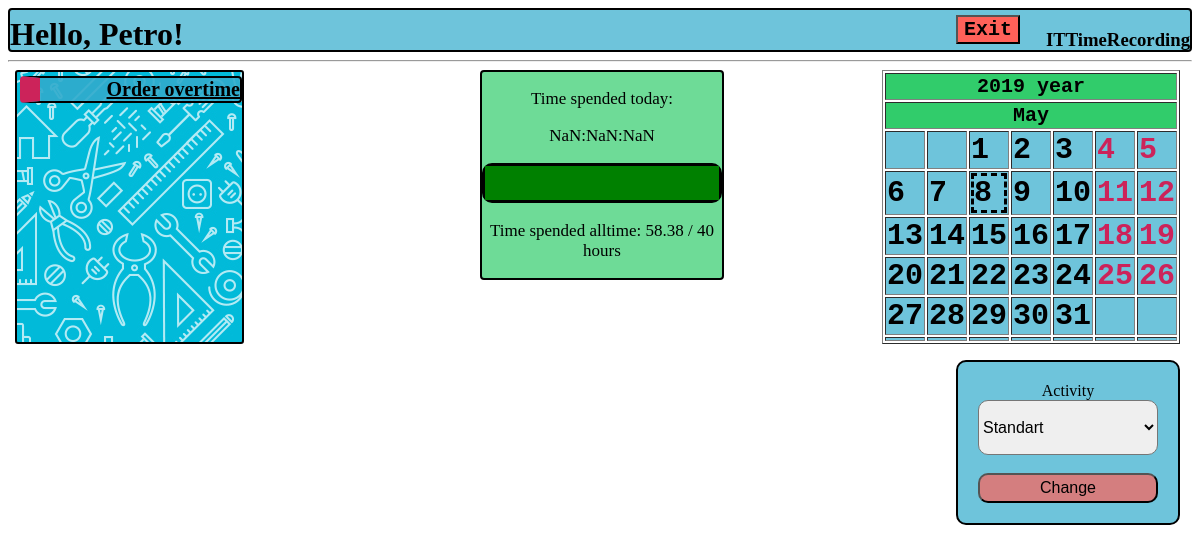
/home/me/ (signed in), run on the app's committed database.
### rec/models.py (models this page shows, shortened)
class User(db.Model):
    __tablename__ = 'USER'
    login = db.Column('LOGIN', db.String(20), primary_key=True)
    password = db.Column('PASSWORD', db.String(20), nullable=False)
    salary = db.Column('SALARY', db.INTEGER)
    worktime = db.Column('WORKTIME', db.INTEGER)
    username = db.Column('USERNAME', db.String(50), nullable=False)
    role = db.Column('ROLE_NAME', db.String(15), nullable=False )

class Workday(db.Model):
    __tablename__='WORKDAY'
    id = db.Column('ID', db.INTEGER, primary_key=True, autoincrement= True)
    time = db.Column('TIME', db.INTEGER)
    date = db.Column('DATE', db.INTEGER)
    activity = db.Column('ACTIVITY_NAME', db.String(15), db.ForeignKey('ACTIVITY.NAME'), nullable=False)
    user = db.Column('USER_LOGIN', db.String(20), db.ForeignKey('USER.LOGIN'), nullable=False)
    ended = db.Column('ENDED', db.INTEGER)

### rec/login/views.py (the view)
@mod.route('/me/')
@requires_login
def home():
    date = datetime.date.today()
    day = Day(date, 1, 1)
    cal = Calendar.get_month(day)
    menu = []
    if g.user.role == 'Developer':
        menu.append(['Order overtime', 'TakeOvertime'])
    if g.user.role == 'Manager':
        menu.append(['Change user activity', 'ChangeUserActivity'])
        menu.append(['Workday managing', 'ManageWorkday'])
        menu.append(['Registration of new worker', 'Register'])
        menu.append(['Delete user', 'Delete'])
    workdays = Workday.query.filter_by(date=date.toordinal())
    workdict = {}
    for workday in workdays:
        workdict[workday.user] = workday
    return render_template("homepage.html",
                           user=g.user,
                           menu=menu,
                           date=date,
                           cal=cal,
                           norms=session['normative'],
                           time=Workday.query.filter_by(id=session["workday_id"]).first().time + session['time'],
                           workdays=workdict)

### rec/login/views.py (called while the page is built)
@mod.before_request
def before_request():
    if 'start' in session:
        session['now'] = time.monotonic()
        session['time'] = session['now'] - session['start']
    g.user = None
    if 'user_login' in session:
        g.user = User.query.get(session['user_login'])

### rec/templates/homepage.html (shortened to what this page needs)
<!DOCTYPE html>
{% extends "base.html" %}
{% block body %}
    <body link="black">
    <div class="hello"><h1>Hello, {{ user.username }}!</h1></div>
    <div class="back"></div>
    <div class="menu">
    <ul>
    {% set role = user.role %}
    {% for item in menu %}
        <li>
            {% set url = role+"."+item[1] %}
            <a href = {{ url_for(url)}}>{{ item[0] }}</a>
        </li>
    {% endfor %}
    </ul>
    </div>
    <div class="progress_bar">
        <p> Time spended today: </p>
        {% set ended = workdays[user.login].ended %}
        <p {% if ended == 0 %}class="timer"{% endif %}>{{ '%02d'|format((time/3600)|int) }}:{{ '%02d'|format((time%3600)/60|int) }}:{{ '%02d'|format((time%60)|int) }} </p>
        <progress max = {{ norms }} value = {{ (user.worktime/3660 + time/3660)|round(2) }}></progress>
        <p> Time spended alltime: {{ (user.worktime/3600)|round(2) + (time/3660)|round(2)}} / {{ norms | round }} hours</p>
    </div>
    {% include "calendar.html" %}
    <div class="activity">
        <form method="post">
            <label for="activity"> Activity </label>
            {% set activity = 'Standart' %}
                {% if user.login in workdays %}
                    {% set activity = workdays[user.login].activity %}
                {% endif %}
                <select name="activity" id="activity">
                    <option value="Standart" {% if activity == 'Standart' %} selected="selected" {% endif %}>Standart</option>
                </select>
            <br>
            <br>
            <input type="submit" name="activity" value="Change" formaction="{{ url_for('rec.activity') }}">
        </form>
    </div>
    <form method="post">
    <input class="exit" type="submit" name="exit" value="Exit" formaction="{{ url_for('rec.exit') }}">
    </form>
</body>
{% endblock %}

### rec/templates/base.html (shortened to what this page needs)
{% block content %}
<link rel="stylesheet" href="/static/css/main.css" />
<div class="header"><h3 align="right">ITTimeRecording</h3></div>
<hr>
{% endblock %}
{% block body %}
{% endblock %}

### rec/templates/calendar.html
<link rel="stylesheet" href="/static/css/main.css" />
<div class = "calendar">
<form method="post">
{% set months_names = {
        1: 'January', 2: 'February', 3: 'March', 4: 'April',
        5: 'May', 6: 'June', 7: 'July', 8: 'August',
        9: 'September', 10: 'October', 11: 'November', 12: 'December'
    } %}
    <table border="1">
        <tr>
            <th colspan="7">{{ date.year }} year</th>
        </tr>
        <tr>
            <th colspan="7">{{ months_names[date.month] }} </th>
        </tr>
        {% for week in cal %}
            <tr>
                {% for day in week %}
                    <td>
                    {% if  day.date == date.day %}
                        <div class="today">
                    {% endif %}
                    {% if day.form == "Vacancy" %}
                        <div class="vacancy">{{ day.date }}</div>
                    {% endif %}
                    {% if day.form == "Work" %}
                        <div>{{ day.date }}</div>
                    {% endif %}
                    {% if  day.date == date.day %}
                        </div>
                    {% endif %}
                    </td>
                {% endfor %}
            </tr>
        {% endfor %}
    </table>
</form>
</div>

### rec/static/css/main.css (style rules this page uses)
body { background-color: #57FFC6; background: url("work.jpg"); background-size: 900px 900px; font-family: Gothic; }
.back { background: url("tools.jpg"); position: absolute; top: 70px; left: 15px; width: 225px; height: 270px; border-radius: 3px; border: black solid 2px; }
.activity { background: rgba(49, 171, 204, 0.7); text-align: center; padding: 20px; border-radius: 10px; border: black solid 2px; position:absolute; top: 360px; right: 20px; width: 15%; }
.activity input { background-color: rgba(255, 97, 89, 0.7); width: 100%; height: 30px; font-size: 16px; border-radius: 10px; }
.activity select { width: 100%; margin: 0px; padding: 0px; height: 55px; font-size: 16px; border-radius: 10px; }
.header { height: 40px; background-color: rgba(49, 171, 204, 0.7); border: black solid 2px; border-radius: 4px; }
.progress_bar { width: 20%; position:absolute; top: 70px; left: 40%; right: 40%; background-color: rgba(49, 204, 107, 0.7); border: black solid 2px; border-radius: 4px; }
.progress_bar progress { color: #31ABCC; width: 100%; height: 40px; border: black solid 3px; border-radius: 10px; }
.progress_bar p { color: black; text-align: center; font-size: 17px; }
.menu { position: absolute; top:60px; left: 10px; }
.menu ul { list-style-type: none; padding-left: 10px; color: black; }
.menu li { font-size: 20px; width: 200px; background-color: rgba(49, 171, 204, 0.9); text-align: right; border: black solid 2px; border-radius: 4px; border-left: #CC235A solid 20px; font-weight: bolder; }
.calendar { position: absolute; top: 70px; right: 20px; }
.calendar .vacancy { color: #CC235A; }
.calendar td { background-color: rgba(49, 171, 204, 0.7); font-size: 30px; font-family: monospace; font-weight: bold; }
.calendar th { background-color: #31CC6B; font-size: 20px; font-family: monospace; font-weight: bold; }
.calendar .today { border: dashed; }
.exit { background-color: #ff6159; font-size: 20px; font-family: monospace; font-weight: bold; text-align: center; position: absolute; top: 15px; right: 180px; }
.hello { position: absolute; top: -5px; left: 10px; }

### data on the page
User: username "Petro", (user.worktime/3600)|round(2)+(time/3660)|round(2) "58.38"
Workday: activity "Standart"

### other printed values
{{ item[0] }} "Order overtime"
{{ norms | round }} "40"
{{ date.year }} "2019"
{{ months_names[date.month] }} "May"
{{ day.date }} "1" "2" "3" "6" "7" "8" "9" "10" "13" "14" "15" "16" "17" "20" "21" "22" "23" "24" "27" "28" "29" "30" "31"
{{ day.date }} "4" "5" "11" "12" "18" "19" "25" "26"
